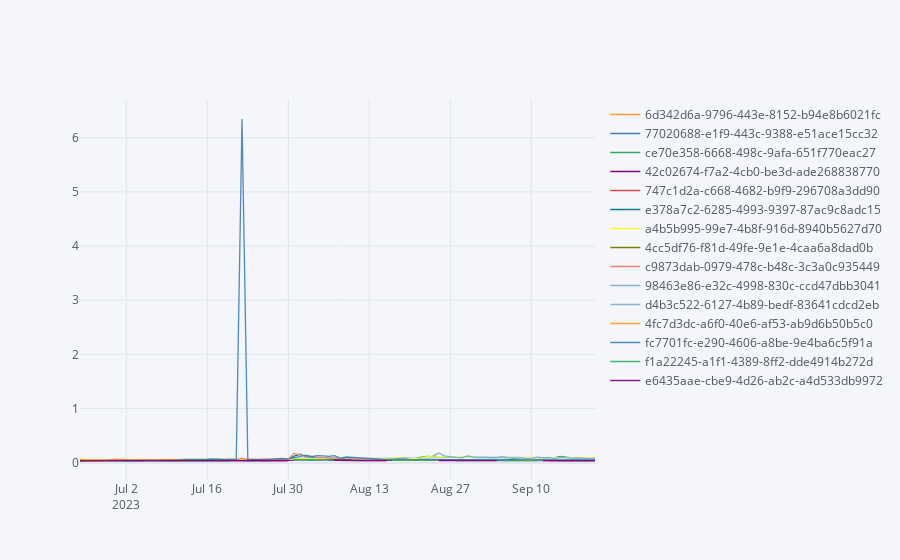

Source (notebook cell):
### Markdown cell above
# compute historical pool rank

### Code cell
max_rank = 10
end = datetime.now().replace(tzinfo=timezone.utc)
start = end - timedelta(days = 90)
df = history.fillna(method='ffill')
df = df[(df.index >= start)&(df.index <= end)]
best_only = df[df.rank(axis=1, ascending=False)<max_rank].dropna(how='all', axis=1)
#best_only = best_only.rename(columns=pool_map)
best_only.iplot()
